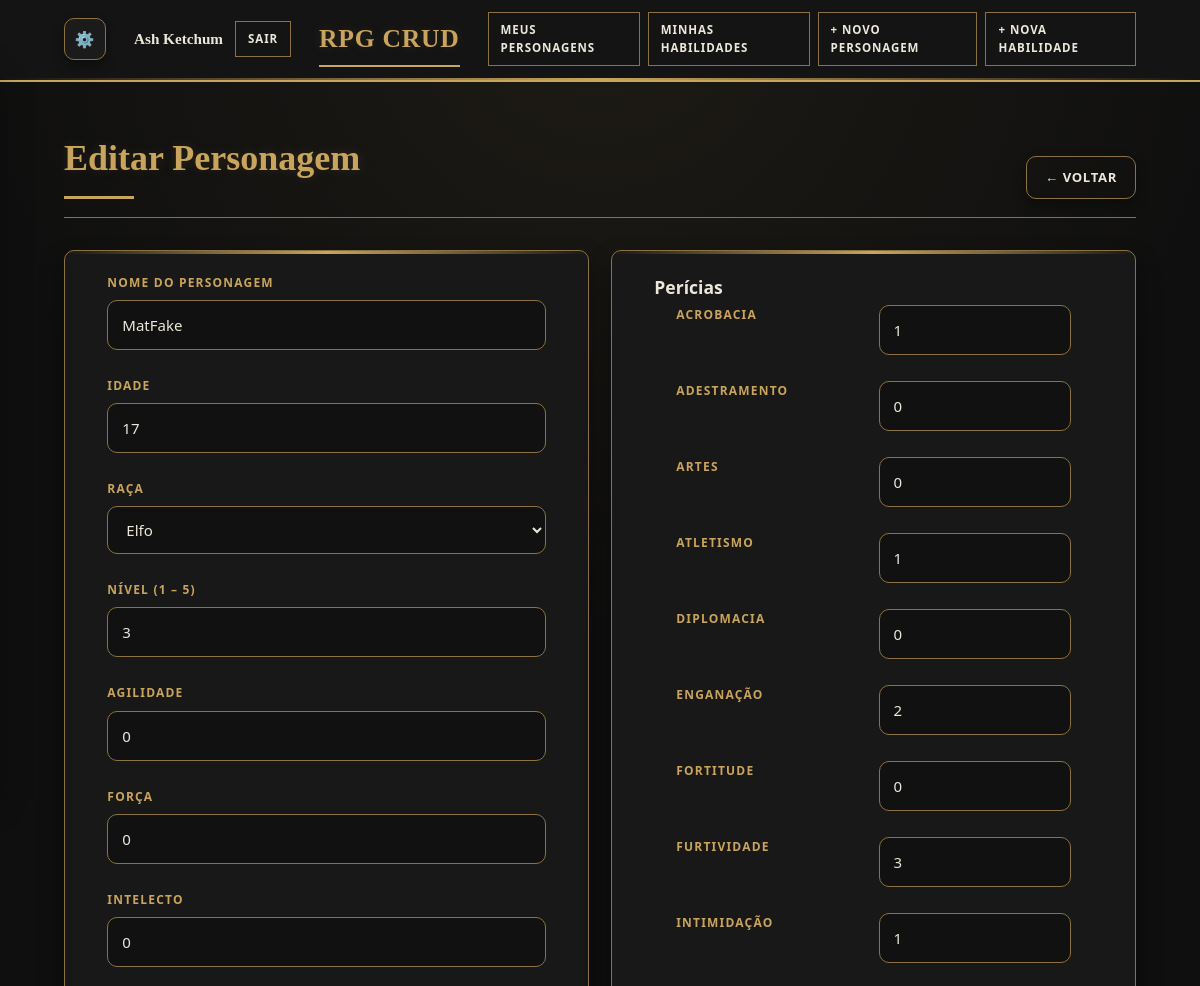
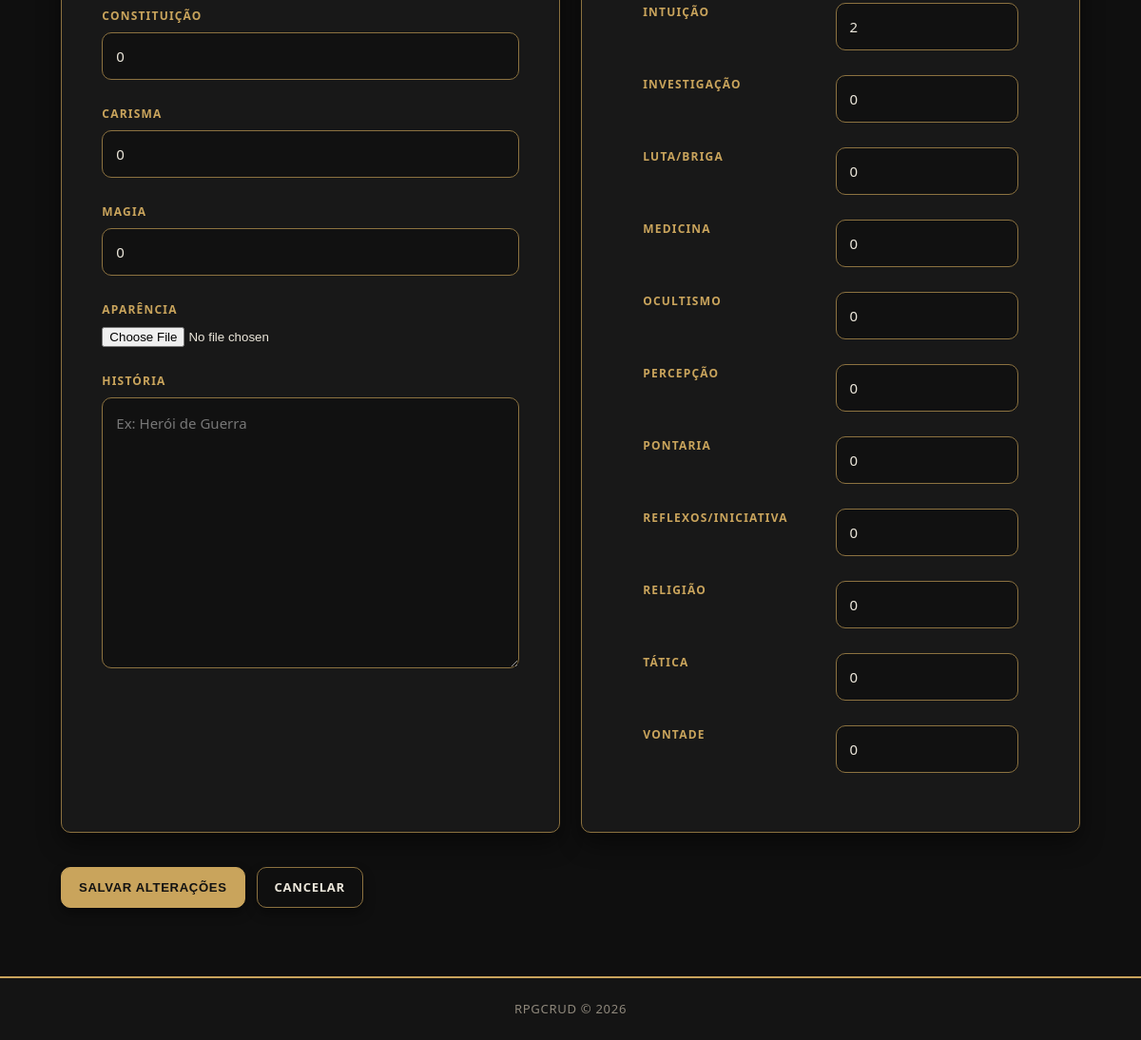
Screenshot of /pages/personagem_edit.php?id=30 (signed in) with the database file from the repository (2 pictures, top to bottom).
### tables this page shows
CREATE TABLE `personagem` (
  `id_usuario` int(11) DEFAULT NULL,
  `id` int(11) NOT NULL,
  `nome` varchar(100) NOT NULL,
  `idade` int(11) DEFAULT NULL,
  `raca` varchar(40) NOT NULL,
  `nivel` int(11) NOT NULL,
  `agilidade` int(11) NOT NULL,
  `forca` int(11) NOT NULL,
  `intelecto` int(11) NOT NULL,
  `constituicao` int(11) NOT NULL,
  `carisma` int(11) NOT NULL,
  `magia` int(11) NOT NULL,
  `aparencia` varchar(255) DEFAULT NULL,
  `deletado` tinyint(1) NOT NULL DEFAULT 0,
  `lore` text DEFAULT NULL
);

CREATE TABLE `pericias` (
  `id_personagem` int(11) DEFAULT NULL,
  `acrobacia` int(11) NOT NULL,
  `adestramento` int(11) NOT NULL,
  `artes` int(11) NOT NULL,
  `atletismo` int(11) NOT NULL,
  `diplomacia` int(11) NOT NULL,
  `enganacao` int(11) NOT NULL,
  `fortitude` int(11) NOT NULL,
  `furtividade` int(11) NOT NULL,
  `intimidacao` int(11) NOT NULL,
  `intuicao` int(11) NOT NULL,
  `investigacao` int(11) NOT NULL,
  `luta_briga` int(11) NOT NULL,
  `medicina` int(11) NOT NULL,
  `ocultismo` int(11) NOT NULL,
  `percepcao` int(11) NOT NULL,
  `pontaria` int(11) NOT NULL,
  `reflexos_iniciativa` int(11) NOT NULL,
  `religiao` int(11) NOT NULL,
  `tatica` int(11) NOT NULL,
  `vontade` int(11) NOT NULL
);

### pages/personagem_edit.php (the view, shortened to what the rows shown need)
<?php
require_once __DIR__ . '/../repository/PersonagemRepository.php';
require_once __DIR__ . '/../repository/PericiaRepository.php';
$repoPersonagem = new PersonagemRepository();
$repoPericia = new PericiaRepository();
$id = 0;
if (isset($_GET['id'])) {
    $id = (int) $_GET['id'];
}
$personagem = null;
$pericia = null;
if ($id > 0) {
    $personagem = $repoPersonagem->buscarPorId($id);
    $pericia = $repoPericia->buscarPorId($personagem->getId());
}
$nome = '';
$idade = 0;
$nivel = 1;
$agilidade = 0;
$forca = 0;
$intelecto = 0;
$constituicao = 0;
$carisma = 0;
$magia = 0;
$pericias = [
  "Acrobacia" => 0,
  "Adestramento" => 0,
  "Artes" => 0,
  "Atletismo" => 0,
  "Diplomacia" => 0,
  "Enganacao" => 0,
  "Fortitude"=> 0,
  "Furtividade" => 0,
  "Intimidacao" => 0,
  "Intuicao" => 0,
  "Investigacao" => 0,
  "Luta_Briga" => 0,
  "Medicina" => 0,
  "Ocultismo" => 0,
  "Percepcao" => 0,
  "Pontaria" => 0,
  "Reflexos_Iniciativa" => 0,
  "Religiao" => 0,
  "Tatica" => 0,
  "Vontade" => 0
];
if ($personagem !== null) {
  $nome = $personagem->getNome();
  $idade = $personagem->getIdade();
  $nivel = $personagem->getNivel();
  $agilidade = $personagem->getAgilidade();
  $forca = $personagem->getForca();
  $intelecto = $personagem->getIntelecto();
  $constituicao = $personagem->getConstituicao();
  $carisma = $personagem->getCarisma();
  $magia = $personagem->getMagia();
  $pericias["Acrobacia"]              = $pericia->getAcrobacia();
  $pericias["Adestramento"]           = $pericia->getAdestramento();
  $pericias["Artes"]                  = $pericia->getArtes();
  $pericias["Atletismo"]              = $pericia->getAtletismo();
  $pericias["Diplomacia"]             = $pericia->getDiplomacia();
  $pericias["Enganacao"]              = $pericia->getEnganacao();
  $pericias["Fortitude"]              = $pericia->getFortitude();
  $pericias["Furtividade"]            = $pericia->getFurtividade();
  $pericias["Intimidacao"]            = $pericia->getIntimidacao();
  $pericias["Intuicao"]               = $pericia->getIntuicao();
  $pericias["Investigacao"]           = $pericia->getInvestigacao();
  $pericias["Luta_Briga"]             = $pericia->getLuta_Briga();
  $pericias["Medicina"]               = $pericia->getMedicina();
  $pericias["Ocultismo"]              = $pericia->getOcultismo();
  $pericias["Percepcao"]              = $pericia->getPercepcao();
  $pericias["Pontaria"]               = $pericia->getPontaria();
  $pericias["Reflexos_Iniciativa"]    = $pericia->getReflexos_Iniciativa();
  $pericias["Religiao"]               = $pericia->getReligiao();
  $pericias["Tatica"]                 = $pericia->getTatica();
  $pericias["Vontade"]                = $pericia->getVontade();
}
require_once __DIR__ . '/../includes/header.php';
?>
<div class="page-header">
  <h2>Editar Personagem</h2>
</div>
<div class="form">
  <div class="form-card">
    <form method="POST" action="personagem_edit.php?id=<?= $personagem->getId() ?>" enctype="multipart/form-data">
      <div class="form-group">
        <label for="nome">Nome do Personagem</label>
        <input
          type="text"
          id="nome"
          name="nome"
          placeholder="Ex: Dragão"
          value="<?= htmlspecialchars($nome) ?>"
          required
        />
      </div>
      <div class="form-group">
        <label for="idade">Idade</label>
        <input
          type="number"
          id="idade"
          name="idade"
          placeholder="Ex: 50"
          value="<?= $idade ?>"
          required
        />
      </div>
      <div class="form-group">
        <label for="nivel">Nível (1 – 5)</label>
        <input
          type="number"
          id="nivel"
          name="nivel"
          min="1"
          max="5"
          value="<?= $nivel ?>"
          required
        />
      </div>
      <div class="form-group">
        <label for="agilidade">Agilidade</label>
        <input
          type="number"
          id="agilidade"
          name="agilidade"
          min="0"
          max="5"
          value="<?= $agilidade ?>"
          required
        />
      </div>
      <div class="form-group">
        <label for="forca">Força</label>
        <input
          type="number"
          id="forca"
          name="forca"
          min="0"
          max="5"
          value="<?= $forca ?>"
          required
        />
      </div>
      <div class="form-group">
        <label for="intelecto">Intelecto</label>
        <input
          type="number"
          id="intelecto"
          name="intelecto"
          min="0"
          max="5"
          value="<?= $intelecto ?>"
          required
        />
      </div>
      <div class="form-group">
        <label for="constituicao">Constituição</label>
        <input
          type="number"
          id="constituicao"
          name="constituicao"
          min="0"
          max="5"
          value="<?= $constituicao ?>"
          required
        />
      </div>
      <div class="form-group">
        <label for="carisma">Carisma</label>
        <input
          type="number"
          id="carisma"
          name="carisma"
          min="0"
          max="5"
          value="<?= $carisma ?>"
          required
        />
      </div>
      <div class="form-group">
        <label for="magia">Magia</label>
        <input
          type="number"
          id="magia"
          name="magia"
          min="0"
          max="5"
          value="<?= $magia ?>"
          required
        />
      </div>
  </div>
  <div class="form-card">
      <div class="form-group">
        <div class="div-pericia">
          <label for="acrobacia">Acrobacia</label>
          <input
          type="number"
          id="acrobacia"
          name="acrobacia"
          class="input-pericias"
          min="0"
          max="5"
          value="<?= $pericias["Acrobacia"] ?>"
          required>
        </div>
        <div class="div-pericia">
          <label for="adestramento">Adestramento</label>
          <input
          type="number"
          id="adestramento"
          name="adestramento"
          class="input-pericias"
          min="0"
          max="5"
          value="<?= $pericias["Adestramento"] ?>"
          required>
        </div>
        <div class="div-pericia">
          <label for="artes">Artes</label>
          <input
          type="number"
          id="artes"
          name="artes"
          class="input-pericias"
          min="0"
          max="5"
          value="<?= $pericias["Artes"] ?>"
          required>
        </div>
        <div class="div-pericia">
          <label for="atletismo">Atletismo</label>
          <input
          type="number"
          id="atletismo"
          name="atletismo"
          class="input-pericias"
          min="0"
          max="5"
          value="<?= $pericias["Atletismo"] ?>"
          required>
        </div>
        <div class="div-pericia">
          <label for="diplomacia">Diplomacia</label>
          <input
          type="number"
          id="diplomacia"
          name="diplomacia"
          class="input-pericias"
          min="0"
          max="5"
          value="<?= $pericias["Diplomacia"] ?>"
          required>
        </div>
        <div class="div-pericia">
          <label for="enganacao">Enganação</label>
          <input
          type="number"
          id="enganacao"
          name="enganacao"
          class="input-pericias"
          min="0"
          max="5"
          value="<?= $pericias["Enganacao"] ?>"
          required>
        </div>
        <div class="div-pericia">
          <label for="fortitude">Fortitude</label>
          <input
          type="number"
          id="fortitude"
          name="fortitude"
          class="input-pericias"
          min="0"
          max="5"
          value="<?= $pericias["Fortitude"] ?>"
          required>
        </div>
        <div class="div-pericia">
          <label for="furtividade">Furtividade</label>
          <input
          type="number"
          id="furtividade"
          name="furtividade"
          class="input-pericias"
          min="0"
          max="5"
          value="<?= $pericias["Furtividade"] ?>"
          required>
        </div>
        <div class="div-pericia">
          <label for="intimidacao">Intimidação</label>
          <input
          type="number"
          id="intimidacao"
          name="intimidacao"
          class="input-pericias"
          min="0"
          max="5"
          value="<?= $pericias["Intimidacao"] ?>"
          required>
        </div>
        <div class="div-pericia">
          <label for="intuicao">Intuição</label>
          <input
          type="number"
          id="intuicao"
          name="intuicao"
          class="input-pericias"
          min="0"
          max="5"
          value="<?= $pericias["Intuicao"] ?>"
          required>
        </div>
        <div class="div-pericia">
          <label for="investigacao">Investigação</label>
          <input
          type="number"
          id="investigacao"
          name="investigacao"
          class="input-pericias"
          min="0"
          max="5"
          value="<?= $pericias["Investigacao"] ?>"
          required>
        </div>
        <div class="div-pericia">
          <label for="luta_briga">Luta/Briga</label>
          <input
          type="number"
          id="luta_briga"
          name="luta_briga"
          class="input-pericias"
          min="0"
          max="5"
          value="<?= $pericias["Luta_Briga"] ?>"
          required>
        </div>
        <div class="div-pericia">
          <label for="medicina">Medicina</label>
          <input
          type="number"
          id="medicina"
          name="medicina"
          class="input-pericias"
          min="0"
          max="5"
          value="<?= $pericias["Medicina"] ?>"
          required>
        </div>
        <div class="div-pericia">
          <label for="ocultismo">Ocultismo</label>
          <input
          type="number"
          id="ocultismo"
          name="ocultismo"
          class="input-pericias"
          min="0"
          max="5"
          value="<?= $pericias["Ocultismo"] ?>"
          required>
        </div>
        <div class="div-pericia">
          <label for="percepcao">Percepção</label>
          <input
          type="number"
          id="percepcao"
          name="percepcao"
          class="input-pericias"
          min="0"
          max="5"
          value="<?= $pericias["Percepcao"] ?>"
          required>
        </div>
        <div class="div-pericia">
          <label for="pontaria">Pontaria</label>
          <input
          type="number"
          id="pontaria"
          name="pontaria"
          class="input-pericias"
          min="0"
          max="5"
          value="<?= $pericias["Pontaria"] ?>"
          required>
        </div>
        <div class="div-pericia">
          <label for="reflexos_iniciativa">Reflexos/Iniciativa</label>
          <input
          type="number"
          id="reflexos_iniciativa"
          name="reflexos_iniciativa"
          class="input-pericias"
          min="0"
          max="5"
          value="<?= $pericias["Reflexos_Iniciativa"] ?>"
          required>
        </div>
        <div class="div-pericia">
          <label for="religiao">Religião</label>
          <input
          type="number"
          id="religiao"
          name="religiao"
          class="input-pericias"
          min="0"
          max="5"
          value="<?= $pericias["Religiao"] ?>"
          required>
        </div>
        <div class="div-pericia">
          <label for="tatica">Tática</label>
          <input
          type="number"
          id="tatica"
          name="tatica"
          class="input-pericias"
          min="0"
          max="5"
          value="<?= $pericias["Tatica"] ?>"
          required>
        </div>
        <div class="div-pericia">
          <label for="vontade">Vontade</label>
          <input
          type="number"
          id="vontade"
          name="vontade"
          class="input-pericias"
          min="0"
          max="5"
          value="<?= $pericias["Vontade"] ?>"
          required>
        </div>
          </div>
      </div>
  </div>
<?php require_once __DIR__ . '/../includes/footer.php'; ?>

### rows the page displays
personagem: nome "MatFake", idade "17", nivel "3", agilidade "0", forca "0", intelecto "0", constituicao "0", carisma "0", magia "0"
pericias: acrobacia "1", adestramento "0", artes "0", atletismo "1", diplomacia "0", enganacao "2", fortitude "0", furtividade "3", intimidacao "1", intuicao "2", investigacao "0", luta_briga "0", medicina "0", ocultismo "0", percepcao "0", pontaria "0", reflexos_iniciativa "0", religiao "0", tatica "0", vontade "0"

### other values shown
$nomeUser "Ash Ketchum"
form field raca "Elfo"
